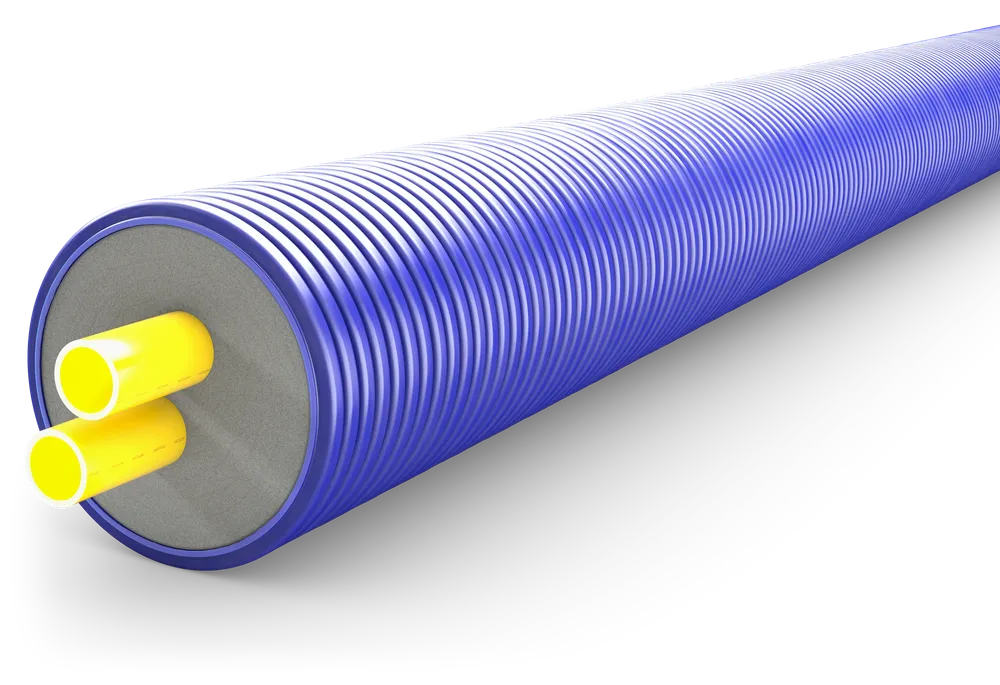
#> input picture web/src/assets/3d/hero/duo.webp, 1000 x 685 px, shrunk from 2600 x 1782 before the run
$ python predel_rura.py
#> lines starting #> are read from the running program, lines starting #| are printed output that depends on the picture
"""Úvod K3-A: obrys rúry z renderu a najmenšia vzdialenosť rúry od predelu tmavého pásu.

1. Z alfa kanála web/src/assets/3d/hero/duo.webp vytiahne pre každé percento výšky najľavejší nepriehľadný bod
   (a pre každé percento šírky najnižší) a uloží duo-profil.json (používa ho aj makety uvod3.mjs).
2. Predeľ je kubická Bézierova krivka v jednotkách u (1 % šírky renderu) od päty nahor:
   P0 (0, 0), P1 (9,68; 17,96), P2 (13,71; 37,13), P3 (16,13; 59,88), nad ňou rovno so sklonom 0,1064.
   (Odmerané zo schválenej makety pri 1 600 px: pás 800 × 594 px, render 992 px.)
3. Render leží spodkom čela (83,4 % výšky obrázka) na spodku pásu. Pre každý riadok obrysu a pre štítok
   a body kót vypočíta, o koľko u musí byť ľavý okraj renderu za pätou, aby nič neprekročilo predeľ.
   Výsledok 7,18 u (stred čela, 45 % výšky obrázka) je v Domov.astro ako 7,2 u + 28 px medzery.

Spustenie z koreňa projektu: C:/Python314/python -P -X utf8 archiv/navrhy-hlavicky-a-uvodu-2026-11-06/skripty/predel_rura.py
"""
import json
import os

import numpy as np
from PIL import Image

KOREN = os.path.dirname(os.path.dirname(os.path.dirname(os.path.dirname(os.path.abspath(__file__)))))
RENDER = os.path.join(KOREN, 'web', 'src', 'assets', '3d', 'hero', 'duo.webp')
PROFIL = os.path.join(os.path.dirname(os.path.abspath(__file__)), 'duo-profil.json')

a = np.array(Image.open(RENDER))[:, :, 3]
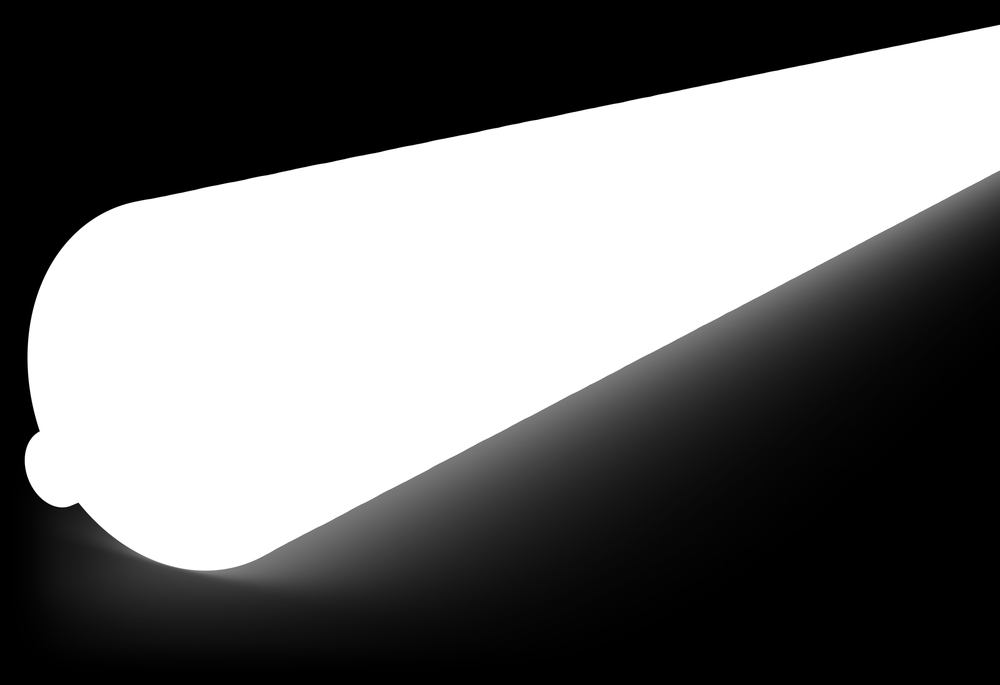
#> a: shape (685, 1000); min 0, max 255, mean 110.4
H, W = a.shape
#> H = 685; W = 1000
lavy = []
for yp in range(101):
    xs = np.where(a[min(H - 1, int(H * yp / 100))] > 120)[0]
    lavy.append(round(float(xs.min()) / W * 100, 2) if len(xs) else None)
#> after the loop, lavy = 101 items
spodok = []
for xp in range(101):
    ys = np.where(a[:, min(W - 1, int(W * xp / 100))] > 120)[0]
    spodok.append(round(float(ys.max()) / H * 100, 2) if len(ys) else None)
#> after the loop, spodok = 101 items
json.dump({'lavy': lavy, 'spodok': spodok, 'pomer': H / W}, open(PROFIL, 'w'))

P = [(0, 0), (9.68, 17.96), (13.71, 37.13), (16.13, 59.88)]


def bez(t, i):
    u = 1 - t
    p = [q[i] for q in P]
    return u * u * u * p[0] + 3 * u * u * t * p[1] + 3 * u * t * t * p[2] + t * t * t * p[3]


def predel(h):
    """x predelu (u) vo výške h (u) nad pätou."""
    if h <= 0:
        return 0.0
    if h >= 59.88:
        return 16.13 + (h - 59.88) * 0.1064
    lo, hi = 0.0, 1.0
    for _ in range(60):
        m = (lo + hi) / 2
        if bez(m, 1) < h:
            lo = m
        else:
            hi = m
    return bez((lo + hi) / 2, 0)


rh = 100 * H / W  # výška renderu v u
#> rh = 68.5
dno = 0.834       # spodok čela (podiel výšky obrázka)
riadky = sorted(((predel((dno - yp / 100) * rh) - lx, yp) for yp, lx in enumerate(lavy) if lx is not None and (dno - yp / 100) * rh >= 0), reverse=True)
#> riadky = 80 pairs, first value -83.1 to 7.01, second value 4 to 83
print('rúra: najviac', round(riadky[0][0], 2), 'u pri', riadky[0][1], '% výšky obrázka')
#| rúra: najviac 7.01 u pri 45 % výšky obrázka
hb = (dno - 0.3064) * rh  # bod plášťa; štítok nad ním 10,6 u až 17 u
#> hb = 36.14
print('štítok plášťa:', round(max(predel(hb + 10.6 + k * 0.64) - 10.63 for k in range(11)), 2), 'u')
#| štítok plášťa: 4.72 u
print('bod plášťa:', round(predel(hb) - 10.63, 2), 'u + 14 px')
#| bod plášťa: 1.98 u + 14 px
